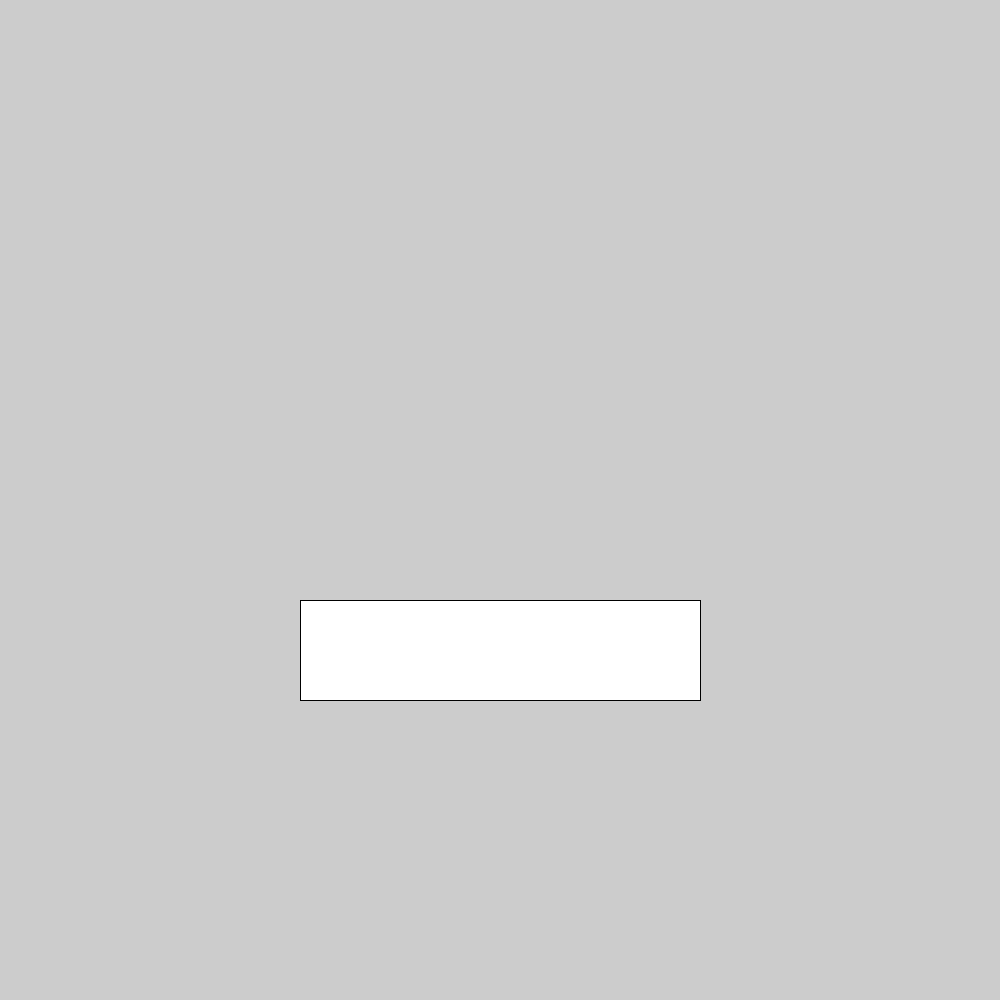
Frame 1 (no input)
Frame 60 (the mouse pressed at the canvas centre just before this capture): identical to frame 1, image omitted
Frame 120 (the mouse held since frame 60 and released just before this capture): identical to frame 1, image omitted

The Processing sketch that drew this single still picture (run headless with seeded random() and noise(); from frame 60 on, the mouse is pressed at the canvas centre):

// Processing sketch: pong
// ── pong.pde

int mode;
final int intro = 1;
final int game = 2;
final int pause = 3;
final int gameover = 4;

//entity variables
float leftx, lefty, leftd, rightx, righty, rightd;
float ballx, bally, balld; //ball
float vx, vy;
int score, score2;


//keyboard variables
boolean wkey, skey, upkey, downkey;

void setup() {
  size(1000, 1000);
  mode = intro;
  score = 0;
  textAlign(CENTER, CENTER);
  
  //initialize paddles
  leftx = 0;
  lefty = height/2;
  leftd = 200;
  rightx = width;
  righty = height/2;
  rightd = 200;
  
  //initialize ball
  ballx = width/2;
  bally = height/2;
  balld = 50;
  
  wkey = skey = upkey = downkey = false;
  
  vx = 17;
  vy = 17;
  


}

void draw() {
  if (mode == intro) {
    intro();
  } else if (mode == game) {
    game();
  } else if (mode == pause) {
    pause();
  } else if (mode == gameover) {
    gameover();
  } else {
    println("Mode error: " + mode);
  }
}
  

// ── game.pde
void game() {
  //table
  background(#2964AF);
  strokeWeight(5);
  stroke(255);
  line(width/2, 0, width/2, 1000);
  
  textSize(40);
  text("Score: " + score2, 200, 50);
  text("Score: " + score, 800, 50);
  
  //paddles
  noStroke();
  fill(255, 0, 0);
  circle(leftx, lefty, leftd);
  fill(0);
  circle(rightx, righty, rightd);
  
  //ball
  fill(#F5A42A);
  circle(ballx, bally, balld);
  
  if (wkey == true) lefty = lefty - 10;
  if (skey == true) lefty = lefty + 10;
  if (upkey == true) righty = righty - 10;
  if (downkey == true) righty = righty + 10;
  
   //moving
   ballx = ballx + vx;
   bally = bally + vy;
   
  //bouncing
  if (ballx < balld/2 || ballx > width - balld/2) {
    vx = vx * -1;
  }

  if (bally < balld/2 || bally > height - balld/2) {
    vy = vy * -1;


  if (ballx >= 970) {
    score2 = score2 + 1; }
    
  if (ballx <= 30) {
    score = score + 1; }
    

}
  }


void gameClicks() {
  
}

// ── gameover.pde
void gameover() {
  background(#B2222C);
  textSize(100);
  text("GAME OVER", width/2, height/2);
}

void gameoverClicks() {
  mode = intro;
}

// ── gameover_2.pde
void gameover2() {
  background(200);
  textSize(100);
  text("Left Wins!", width/2, height/2); }
  
void gameover2Clicks() {
  mode = intro;

  score = 0;
  score2 = 0;

  ballx = width/2;
  bally = height/2;

  vx = 17;
  vy = random(-2, 2);
}

// ── intro.pde
void intro() {
  fill(255);
  rect(300, 600, 400, 100);
}

void introClicks() {
  if (mouseX > 300 && mouseX < 700 && mouseY > 600 && mouseY < 700) {
  mode = game; }
}

// ── keyboard.pde
void keyPressed() {
  if (key == 'w' || key == 'W') wkey = true; 
  if (key == 's' || key == 'S') skey = true; 
  if (keyCode == UP) upkey = true;
  if (keyCode == DOWN) downkey = true;
}

void keyReleased() {
  if (key == 'w' || key == 'W') wkey = false; 
  if (key == 's' || key == 'S') skey = false; 
  if (keyCode == UP) upkey = false;
  if (keyCode == DOWN) downkey = false;
}

// ── mouse.pde
void mouseReleased() {
  if (mode == intro) {
    introClicks();
  } else if (mode == game) {
    gameClicks();    
  } else if (mode == pause) {
    pauseClicks(); 
  } else if (mode == gameover) {
    gameoverClicks(); }
    
}

// ── pause.pde
void pause() {
   text("PAUSED", width/2, height/2, 67);
}

void pauseClicks() {
    mode = game; }
